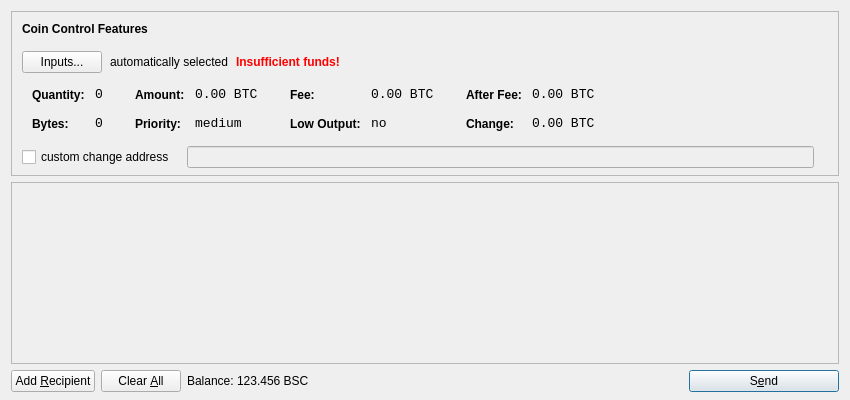
<?xml version="1.0" encoding="UTF-8"?>
<ui version="4.0">
 <class>SendCoinsDialog</class>
 <widget class="QDialog" name="SendCoinsDialog">
  <property name="geometry">
   <rect>
    <x>0</x>
    <y>0</y>
    <width>850</width>
    <height>400</height>
   </rect>
  </property>
  <property name="windowTitle">
   <string>Send Coins</string>
  </property>
  <layout class="QVBoxLayout" name="verticalLayout" stretch="0,1,0">
   <property name="bottomMargin">
    <number>8</number>
   </property>
   <item>
    <widget class="QFrame" name="frameCoinControl">
     <property name="sizePolicy">
      <sizepolicy hsizetype="Expanding" vsizetype="Expanding">
       <horstretch>0</horstretch>
       <verstretch>0</verstretch>
      </sizepolicy>
     </property>
     <property name="maximumSize">
      <size>
       <width>16777215</width>
       <height>16777215</height>
      </size>
     </property>
     <property name="frameShape">
      <enum>QFrame::StyledPanel</enum>
     </property>
     <property name="frameShadow">
      <enum>QFrame::Sunken</enum>
     </property>
     <layout class="QVBoxLayout" name="verticalLayoutCoinControl2">
      <property name="spacing">
       <number>-1</number>
      </property>
      <property name="leftMargin">
       <number>0</number>
      </property>
      <property name="topMargin">
       <number>0</number>
      </property>
      <property name="rightMargin">
       <number>0</number>
      </property>
      <property name="bottomMargin">
       <number>6</number>
      </property>
      <item>
       <layout class="QVBoxLayout" name="verticalLayoutCoinControl" stretch="0,0,0,0,1">
        <property name="spacing">
         <number>0</number>
        </property>
        <property name="leftMargin">
         <number>10</number>
        </property>
        <property name="topMargin">
         <number>10</number>
        </property>
        <item>
         <layout class="QHBoxLayout" name="horizontalLayoutCoinControl1">
          <property name="bottomMargin">
           <number>15</number>
          </property>
          <item>
           <widget class="QLabel" name="labelCoinControlFeatures">
            <property name="sizePolicy">
             <sizepolicy hsizetype="Preferred" vsizetype="Maximum">
              <horstretch>0</horstretch>
              <verstretch>0</verstretch>
             </sizepolicy>
            </property>
            <property name="font">
             <font>
              <weight>75</weight>
              <bold>true</bold>
             </font>
            </property>
            <property name="styleSheet">
             <string notr="true">font-weight:bold;</string>
            </property>
            <property name="text">
             <string>Coin Control Features</string>
            </property>
           </widget>
          </item>
         </layout>
        </item>
        <item>
         <layout class="QHBoxLayout" name="horizontalLayoutCoinControl2" stretch="0,0,0,0">
          <property name="spacing">
           <number>8</number>
          </property>
          <property name="bottomMargin">
           <number>10</number>
          </property>
          <item>
           <widget class="QPushButton" name="pushButtonCoinControl">
            <property name="styleSheet">
             <string notr="true"/>
            </property>
            <property name="text">
             <string>Inputs...</string>
            </property>
           </widget>
          </item>
          <item>
           <widget class="QLabel" name="labelCoinControlAutomaticallySelected">
            <property name="text">
             <string>automatically selected</string>
            </property>
            <property name="margin">
             <number>5</number>
            </property>
           </widget>
          </item>
          <item>
           <widget class="QLabel" name="labelCoinControlInsuffFunds">
            <property name="font">
             <font>
              <weight>75</weight>
              <bold>true</bold>
             </font>
            </property>
            <property name="styleSheet">
             <string notr="true">color:red;font-weight:bold;</string>
            </property>
            <property name="text">
             <string>Insufficient funds!</string>
            </property>
            <property name="margin">
             <number>5</number>
            </property>
           </widget>
          </item>
          <item>
           <spacer name="horizontalSpacerCoinControl">
            <property name="orientation">
             <enum>Qt::Horizontal</enum>
            </property>
            <property name="sizeHint" stdset="0">
             <size>
              <width>40</width>
              <height>1</height>
             </size>
            </property>
           </spacer>
          </item>
         </layout>
        </item>
        <item>
         <widget class="QWidget" name="widgetCoinControl" native="true">
          <property name="sizePolicy">
           <sizepolicy hsizetype="Preferred" vsizetype="Preferred">
            <horstretch>0</horstretch>
            <verstretch>0</verstretch>
           </sizepolicy>
          </property>
          <property name="minimumSize">
           <size>
            <width>0</width>
            <height>0</height>
           </size>
          </property>
          <property name="styleSheet">
           <string notr="true"/>
          </property>
          <layout class="QHBoxLayout" name="horizontalLayoutCoinControl5">
           <property name="margin">
            <number>0</number>
           </property>
           <item>
            <layout class="QHBoxLayout" name="horizontalLayoutCoinControl3" stretch="0,0,0,1">
             <property name="spacing">
              <number>20</number>
             </property>
             <property name="topMargin">
              <number>0</number>
             </property>
             <property name="bottomMargin">
              <number>10</number>
             </property>
             <item>
              <layout class="QFormLayout" name="formLayoutCoinControl1">
               <property name="horizontalSpacing">
                <number>10</number>
               </property>
               <property name="verticalSpacing">
                <number>14</number>
               </property>
               <property name="leftMargin">
                <number>10</number>
               </property>
               <property name="topMargin">
                <number>4</number>
               </property>
               <property name="rightMargin">
                <number>6</number>
               </property>
               <item row="0" column="0">
                <widget class="QLabel" name="labelCoinControlQuantityText">
                 <property name="styleSheet">
                  <string notr="true">font-weight:bold;</string>
                 </property>
                 <property name="text">
                  <string>Quantity:</string>
                 </property>
                 <property name="margin">
                  <number>0</number>
                 </property>
                </widget>
               </item>
               <item row="0" column="1">
                <widget class="QLabel" name="labelCoinControlQuantity">
                 <property name="font">
                  <font>
                   <family>Monospace</family>
                   <pointsize>10</pointsize>
                  </font>
                 </property>
                 <property name="cursor">
                  <cursorShape>IBeamCursor</cursorShape>
                 </property>
                 <property name="contextMenuPolicy">
                  <enum>Qt::ActionsContextMenu</enum>
                 </property>
                 <property name="text">
                  <string notr="true">0</string>
                 </property>
                 <property name="margin">
                  <number>0</number>
                 </property>
                 <property name="textInteractionFlags">
                  <set>Qt::LinksAccessibleByMouse|Qt::TextSelectableByKeyboard|Qt::TextSelectableByMouse</set>
                 </property>
                </widget>
               </item>
               <item row="1" column="0">
                <widget class="QLabel" name="labelCoinControlBytesText">
                 <property name="styleSheet">
                  <string notr="true">font-weight:bold;</string>
                 </property>
                 <property name="text">
                  <string>Bytes:</string>
                 </property>
                </widget>
               </item>
               <item row="1" column="1">
                <widget class="QLabel" name="labelCoinControlBytes">
                 <property name="font">
                  <font>
                   <family>Monospace</family>
                   <pointsize>10</pointsize>
                  </font>
                 </property>
                 <property name="cursor">
                  <cursorShape>IBeamCursor</cursorShape>
                 </property>
                 <property name="contextMenuPolicy">
                  <enum>Qt::ActionsContextMenu</enum>
                 </property>
                 <property name="text">
                  <string notr="true">0</string>
                 </property>
                 <property name="textInteractionFlags">
                  <set>Qt::LinksAccessibleByMouse|Qt::TextSelectableByKeyboard|Qt::TextSelectableByMouse</set>
                 </property>
                </widget>
               </item>
              </layout>
             </item>
             <item>
              <layout class="QFormLayout" name="formLayoutCoinControl2">
               <property name="horizontalSpacing">
                <number>10</number>
               </property>
               <property name="verticalSpacing">
                <number>14</number>
               </property>
               <property name="leftMargin">
                <number>6</number>
               </property>
               <property name="topMargin">
                <number>4</number>
               </property>
               <property name="rightMargin">
                <number>6</number>
               </property>
               <item row="0" column="0">
                <widget class="QLabel" name="labelCoinControlAmountText">
                 <property name="styleSheet">
                  <string notr="true">font-weight:bold;</string>
                 </property>
                 <property name="text">
                  <string>Amount:</string>
                 </property>
                 <property name="margin">
                  <number>0</number>
                 </property>
                </widget>
               </item>
               <item row="0" column="1">
                <widget class="QLabel" name="labelCoinControlAmount">
                 <property name="font">
                  <font>
                   <family>Monospace</family>
                   <pointsize>10</pointsize>
                  </font>
                 </property>
                 <property name="cursor">
                  <cursorShape>IBeamCursor</cursorShape>
                 </property>
                 <property name="contextMenuPolicy">
                  <enum>Qt::ActionsContextMenu</enum>
                 </property>
                 <property name="text">
                  <string notr="true">0.00 BTC</string>
                 </property>
                 <property name="textInteractionFlags">
                  <set>Qt::LinksAccessibleByMouse|Qt::TextSelectableByKeyboard|Qt::TextSelectableByMouse</set>
                 </property>
                </widget>
               </item>
               <item row="1" column="0">
                <widget class="QLabel" name="labelCoinControlPriorityText">
                 <property name="styleSheet">
                  <string notr="true">font-weight:bold;</string>
                 </property>
                 <property name="text">
                  <string>Priority:</string>
                 </property>
                </widget>
               </item>
               <item row="1" column="1">
                <widget class="QLabel" name="labelCoinControlPriority">
                 <property name="font">
                  <font>
                   <family>Monospace</family>
                   <pointsize>10</pointsize>
                  </font>
                 </property>
                 <property name="cursor">
                  <cursorShape>IBeamCursor</cursorShape>
                 </property>
                 <property name="contextMenuPolicy">
                  <enum>Qt::ActionsContextMenu</enum>
                 </property>
                 <property name="text">
                  <string>medium</string>
                 </property>
                 <property name="textInteractionFlags">
                  <set>Qt::LinksAccessibleByMouse|Qt::TextSelectableByKeyboard|Qt::TextSelectableByMouse</set>
                 </property>
                </widget>
               </item>
              </layout>
             </item>
             <item>
              <layout class="QFormLayout" name="formLayoutCoinControl3">
               <property name="horizontalSpacing">
                <number>10</number>
               </property>
               <property name="verticalSpacing">
                <number>14</number>
               </property>
               <property name="leftMargin">
                <number>6</number>
               </property>
               <property name="topMargin">
                <number>4</number>
               </property>
               <property name="rightMargin">
                <number>6</number>
               </property>
               <item row="0" column="0">
                <widget class="QLabel" name="labelCoinControlFeeText">
                 <property name="styleSheet">
                  <string notr="true">font-weight:bold;</string>
                 </property>
                 <property name="text">
                  <string>Fee:</string>
                 </property>
                 <property name="margin">
                  <number>0</number>
                 </property>
                </widget>
               </item>
               <item row="0" column="1">
                <widget class="QLabel" name="labelCoinControlFee">
                 <property name="font">
                  <font>
                   <family>Monospace</family>
                   <pointsize>10</pointsize>
                  </font>
                 </property>
                 <property name="cursor">
                  <cursorShape>IBeamCursor</cursorShape>
                 </property>
                 <property name="contextMenuPolicy">
                  <enum>Qt::ActionsContextMenu</enum>
                 </property>
                 <property name="text">
                  <string notr="true">0.00 BTC</string>
                 </property>
                 <property name="textInteractionFlags">
                  <set>Qt::LinksAccessibleByMouse|Qt::TextSelectableByKeyboard|Qt::TextSelectableByMouse</set>
                 </property>
                </widget>
               </item>
               <item row="1" column="0">
                <widget class="QLabel" name="labelCoinControlLowOutputText">
                 <property name="styleSheet">
                  <string notr="true">font-weight:bold;</string>
                 </property>
                 <property name="text">
                  <string>Low Output:</string>
                 </property>
                </widget>
               </item>
               <item row="1" column="1">
                <widget class="QLabel" name="labelCoinControlLowOutput">
                 <property name="font">
                  <font>
                   <family>Monospace</family>
                   <pointsize>10</pointsize>
                  </font>
                 </property>
                 <property name="cursor">
                  <cursorShape>IBeamCursor</cursorShape>
                 </property>
                 <property name="contextMenuPolicy">
                  <enum>Qt::ActionsContextMenu</enum>
                 </property>
                 <property name="text">
                  <string>no</string>
                 </property>
                 <property name="textInteractionFlags">
                  <set>Qt::LinksAccessibleByMouse|Qt::TextSelectableByKeyboard|Qt::TextSelectableByMouse</set>
                 </property>
                </widget>
               </item>
              </layout>
             </item>
             <item>
              <layout class="QFormLayout" name="formLayoutCoinControl4">
               <property name="horizontalSpacing">
                <number>10</number>
               </property>
               <property name="verticalSpacing">
                <number>14</number>
               </property>
               <property name="leftMargin">
                <number>6</number>
               </property>
               <property name="topMargin">
                <number>4</number>
               </property>
               <property name="rightMargin">
                <number>6</number>
               </property>
               <item row="0" column="0">
                <widget class="QLabel" name="labelCoinControlAfterFeeText">
                 <property name="styleSheet">
                  <string notr="true">font-weight:bold;</string>
                 </property>
                 <property name="text">
                  <string>After Fee:</string>
                 </property>
                 <property name="margin">
                  <number>0</number>
                 </property>
                </widget>
               </item>
               <item row="0" column="1">
                <widget class="QLabel" name="labelCoinControlAfterFee">
                 <property name="font">
                  <font>
                   <family>Monospace</family>
                   <pointsize>10</pointsize>
                  </font>
                 </property>
                 <property name="cursor">
                  <cursorShape>IBeamCursor</cursorShape>
                 </property>
                 <property name="contextMenuPolicy">
                  <enum>Qt::ActionsContextMenu</enum>
                 </property>
                 <property name="text">
                  <string notr="true">0.00 BTC</string>
                 </property>
                 <property name="textInteractionFlags">
                  <set>Qt::LinksAccessibleByMouse|Qt::TextSelectableByKeyboard|Qt::TextSelectableByMouse</set>
                 </property>
                </widget>
               </item>
               <item row="1" column="0">
                <widget class="QLabel" name="labelCoinControlChangeText">
                 <property name="styleSheet">
                  <string notr="true">font-weight:bold;</string>
                 </property>
                 <property name="text">
                  <string>Change:</string>
                 </property>
                </widget>
               </item>
               <item row="1" column="1">
                <widget class="QLabel" name="labelCoinControlChange">
                 <property name="font">
                  <font>
                   <family>Monospace</family>
                   <pointsize>10</pointsize>
                  </font>
                 </property>
                 <property name="cursor">
                  <cursorShape>IBeamCursor</cursorShape>
                 </property>
                 <property name="contextMenuPolicy">
                  <enum>Qt::ActionsContextMenu</enum>
                 </property>
                 <property name="text">
                  <string notr="true">0.00 BTC</string>
                 </property>
                 <property name="textInteractionFlags">
                  <set>Qt::LinksAccessibleByMouse|Qt::TextSelectableByKeyboard|Qt::TextSelectableByMouse</set>
                 </property>
                </widget>
               </item>
              </layout>
             </item>
            </layout>
           </item>
          </layout>
         </widget>
        </item>
        <item>
         <layout class="QHBoxLayout" name="horizontalLayoutCoinControl4" stretch="0,0,0">
          <property name="spacing">
           <number>12</number>
          </property>
          <property name="sizeConstraint">
           <enum>QLayout::SetDefaultConstraint</enum>
          </property>
          <property name="topMargin">
           <number>5</number>
          </property>
          <property name="rightMargin">
           <number>5</number>
          </property>
          <item>
           <widget class="QCheckBox" name="checkBoxCoinControlChange">
            <property name="text">
             <string>custom change address</string>
            </property>
           </widget>
          </item>
          <item>
           <widget class="QLineEdit" name="lineEditCoinControlChange">
            <property name="enabled">
             <bool>false</bool>
            </property>
            <property name="sizePolicy">
             <sizepolicy hsizetype="Expanding" vsizetype="Fixed">
              <horstretch>0</horstretch>
              <verstretch>0</verstretch>
             </sizepolicy>
            </property>
           </widget>
          </item>
          <item>
           <widget class="QLabel" name="labelCoinControlChangeLabel">
            <property name="sizePolicy">
             <sizepolicy hsizetype="Preferred" vsizetype="Expanding">
              <horstretch>0</horstretch>
              <verstretch>0</verstretch>
             </sizepolicy>
            </property>
            <property name="minimumSize">
             <size>
              <width>0</width>
              <height>0</height>
             </size>
            </property>
            <property name="text">
             <string/>
            </property>
            <property name="margin">
             <number>3</number>
            </property>
           </widget>
          </item>
         </layout>
        </item>
        <item>
         <spacer name="verticalSpacerCoinControl">
          <property name="orientation">
           <enum>Qt::Vertical</enum>
          </property>
          <property name="sizeHint" stdset="0">
           <size>
            <width>800</width>
            <height>1</height>
           </size>
          </property>
         </spacer>
        </item>
       </layout>
      </item>
     </layout>
    </widget>
   </item>
   <item>
    <widget class="QScrollArea" name="scrollArea">
     <property name="widgetResizable">
      <bool>true</bool>
     </property>
     <widget class="QWidget" name="scrollAreaWidgetContents">
      <property name="geometry">
       <rect>
        <x>0</x>
        <y>0</y>
        <width>830</width>
        <height>165</height>
       </rect>
      </property>
      <layout class="QVBoxLayout" name="verticalLayout_2">
       <property name="margin">
        <number>0</number>
       </property>
       <item>
        <layout class="QVBoxLayout" name="entries">
         <property name="spacing">
          <number>6</number>
         </property>
        </layout>
       </item>
       <item>
        <spacer name="verticalSpacer">
         <property name="orientation">
          <enum>Qt::Vertical</enum>
         </property>
         <property name="sizeHint" stdset="0">
          <size>
           <width>20</width>
           <height>40</height>
          </size>
         </property>
        </spacer>
       </item>
      </layout>
     </widget>
    </widget>
   </item>
   <item>
    <layout class="QHBoxLayout" name="horizontalLayout">
     <item>
      <widget class="QPushButton" name="addButton">
       <property name="toolTip">
        <string>Send to multiple recipients at once</string>
       </property>
       <property name="text">
        <string>Add &amp;Recipient</string>
       </property>
       <property name="icon">
        <iconset resource="../bitcoin.qrc">
         <normaloff>:/icons/add</normaloff>:/icons/add</iconset>
       </property>
       <property name="autoDefault">
        <bool>false</bool>
       </property>
      </widget>
     </item>
     <item>
      <widget class="QPushButton" name="clearButton">
       <property name="sizePolicy">
        <sizepolicy hsizetype="Minimum" vsizetype="Fixed">
         <horstretch>0</horstretch>
         <verstretch>0</verstretch>
        </sizepolicy>
       </property>
       <property name="toolTip">
        <string>Remove all transaction fields</string>
       </property>
       <property name="text">
        <string>Clear &amp;All</string>
       </property>
       <property name="icon">
        <iconset resource="../bitcoin.qrc">
         <normaloff>:/icons/remove</normaloff>:/icons/remove</iconset>
       </property>
       <property name="autoRepeatDelay">
        <number>300</number>
       </property>
       <property name="autoDefault">
        <bool>false</bool>
       </property>
      </widget>
     </item>
     <item>
      <layout class="QHBoxLayout" name="horizontalLayout_2">
       <property name="spacing">
        <number>3</number>
       </property>
       <item>
        <widget class="QLabel" name="label">
         <property name="text">
          <string>Balance:</string>
         </property>
        </widget>
       </item>
       <item>
        <widget class="QLabel" name="labelBalance">
         <property name="cursor">
          <cursorShape>IBeamCursor</cursorShape>
         </property>
         <property name="text">
          <string>123.456 BSC</string>
         </property>
         <property name="textInteractionFlags">
          <set>Qt::LinksAccessibleByMouse|Qt::TextSelectableByKeyboard|Qt::TextSelectableByMouse</set>
         </property>
        </widget>
       </item>
      </layout>
     </item>
     <item>
      <spacer name="horizontalSpacer">
       <property name="orientation">
        <enum>Qt::Horizontal</enum>
       </property>
       <property name="sizeHint" stdset="0">
        <size>
         <width>40</width>
         <height>20</height>
        </size>
       </property>
      </spacer>
     </item>
     <item>
      <widget class="QPushButton" name="sendButton">
       <property name="minimumSize">
        <size>
         <width>150</width>
         <height>0</height>
        </size>
       </property>
       <property name="toolTip">
        <string>Confirm the send action</string>
       </property>
       <property name="text">
        <string>S&amp;end</string>
       </property>
       <property name="icon">
        <iconset resource="../bitcoin.qrc">
         <normaloff>:/icons/send</normaloff>:/icons/send</iconset>
       </property>
       <property name="default">
        <bool>true</bool>
       </property>
      </widget>
     </item>
    </layout>
   </item>
  </layout>
 </widget>
 <resources>
  <include location="../bitcoin.qrc"/>
 </resources>
 <connections/>
</ui>
